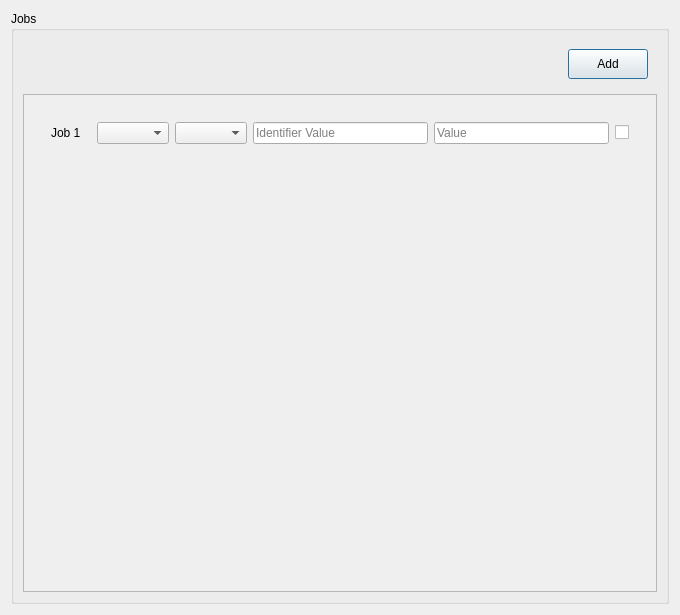
<?xml version="1.0" encoding="UTF-8"?>
<ui version="4.0">
 <class>JobsDialog</class>
 <widget class="QDialog" name="JobsDialog">
  <property name="geometry">
   <rect>
    <x>0</x>
    <y>0</y>
    <width>680</width>
    <height>615</height>
   </rect>
  </property>
  <property name="windowTitle">
   <string>Jobs</string>
  </property>
  <property name="sizeGripEnabled">
   <bool>false</bool>
  </property>
  <property name="modal">
   <bool>false</bool>
  </property>
  <layout class="QVBoxLayout" name="verticalLayout">
   <item>
    <widget class="QGroupBox" name="groupBox">
     <property name="title">
      <string>Jobs</string>
     </property>
     <layout class="QVBoxLayout" name="verticalLayout_2">
      <item>
       <widget class="QWidget" name="addWidget" native="true">
        <property name="minimumSize">
         <size>
          <width>0</width>
          <height>30</height>
         </size>
        </property>
        <layout class="QHBoxLayout" name="horizontalLayout_2">
         <item>
          <spacer name="horizontalSpacer">
           <property name="orientation">
            <enum>Qt::Horizontal</enum>
           </property>
           <property name="sizeHint" stdset="0">
            <size>
             <width>509</width>
             <height>20</height>
            </size>
           </property>
          </spacer>
         </item>
         <item>
          <widget class="QPushButton" name="addJobButton">
           <property name="minimumSize">
            <size>
             <width>0</width>
             <height>30</height>
            </size>
           </property>
           <property name="text">
            <string>Add</string>
           </property>
          </widget>
         </item>
        </layout>
       </widget>
      </item>
      <item>
       <widget class="QScrollArea" name="scrollArea">
        <property name="widgetResizable">
         <bool>true</bool>
        </property>
        <widget class="QWidget" name="scrollAreaWidgetContents">
         <property name="geometry">
          <rect>
           <x>0</x>
           <y>0</y>
           <width>632</width>
           <height>492</height>
          </rect>
         </property>
         <layout class="QVBoxLayout" name="verticalLayout_3">
          <item>
           <widget class="QWidget" name="jobsContainer" native="true">
            <layout class="QVBoxLayout" name="jobsContainerLayout">
             <item>
              <widget class="QWidget" name="oneJob" native="true">
               <property name="minimumSize">
                <size>
                 <width>0</width>
                 <height>0</height>
                </size>
               </property>
               <layout class="QHBoxLayout" name="onJobLayout">
                <item>
                 <widget class="QLabel" name="jobName">
                  <property name="minimumSize">
                   <size>
                    <width>40</width>
                    <height>0</height>
                   </size>
                  </property>
                  <property name="text">
                   <string>Job 1</string>
                  </property>
                 </widget>
                </item>
                <item>
                 <widget class="QComboBox" name="jobTypeSelector"/>
                </item>
                <item>
                 <widget class="QComboBox" name="identifierTypeSelector"/>
                </item>
                <item>
                 <widget class="QLineEdit" name="identifierValueBox">
                  <property name="placeholderText">
                   <string>Identifier Value</string>
                  </property>
                 </widget>
                </item>
                <item>
                 <widget class="QLineEdit" name="valueBox">
                  <property name="placeholderText">
                   <string>Value</string>
                  </property>
                 </widget>
                </item>
                <item>
                 <widget class="QCheckBox" name="doneCheckBox">
                  <property name="text">
                   <string/>
                  </property>
                 </widget>
                </item>
               </layout>
              </widget>
             </item>
            </layout>
           </widget>
          </item>
          <item>
           <spacer name="verticalSpacer">
            <property name="orientation">
             <enum>Qt::Vertical</enum>
            </property>
            <property name="sizeHint" stdset="0">
             <size>
              <width>20</width>
              <height>394</height>
             </size>
            </property>
           </spacer>
          </item>
         </layout>
        </widget>
       </widget>
      </item>
     </layout>
    </widget>
   </item>
  </layout>
 </widget>
 <resources/>
 <connections/>
</ui>
